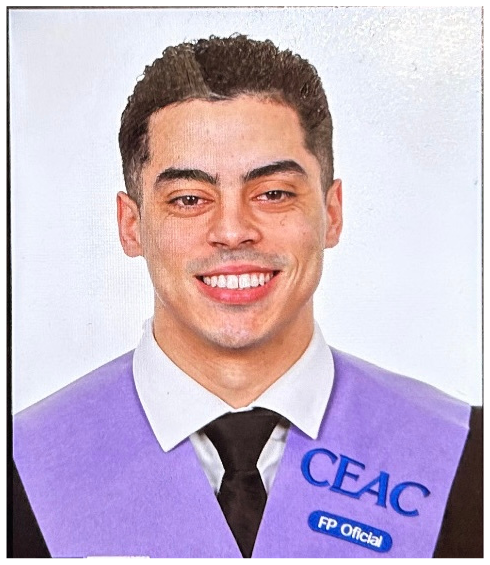
#> input picture img/foto_clean.png, 490 x 565 px
$ python convert_images.py
#> lines starting #> are read from the running program, lines starting #| are printed output that depends on the picture
from PIL import Image
import os

files_to_convert = [
    ("img/foto_clean.png", (180, 180)),
    ("img/boutique-login.jpeg", None),
    ("img/boutique-dashboard.jpeg", None),
    ("img/boutique-market.jpeg", None)
]

print("Convirtiendo imágenes con Pillow...")

for file_in, resize in files_to_convert:
    if os.path.exists(file_in):
        try:
            img = Image.open(file_in)
#> img is the input picture: PIL image 490x565 RGB; mean R, G, B 199.8, 181.8, 201.4
            if resize:
                img = img.resize(resize, Image.Resampling.LANCZOS)
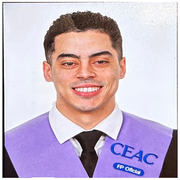
#> img: PIL image 180x180 RGB; mean R, G, B 199.6, 181.6, 201.2

            file_out = file_in.rsplit('.', 1)[0] + '.webp'
            img.save(file_out, "WEBP", quality=85)
            print(f"✓ Convertido: {file_out}")
        except Exception as e:
            print(f"Error procesando {file_in}: {e}")
    else:
        print(f"Archivo no encontrado: {file_in}")

print("¡Conversión completada!")
